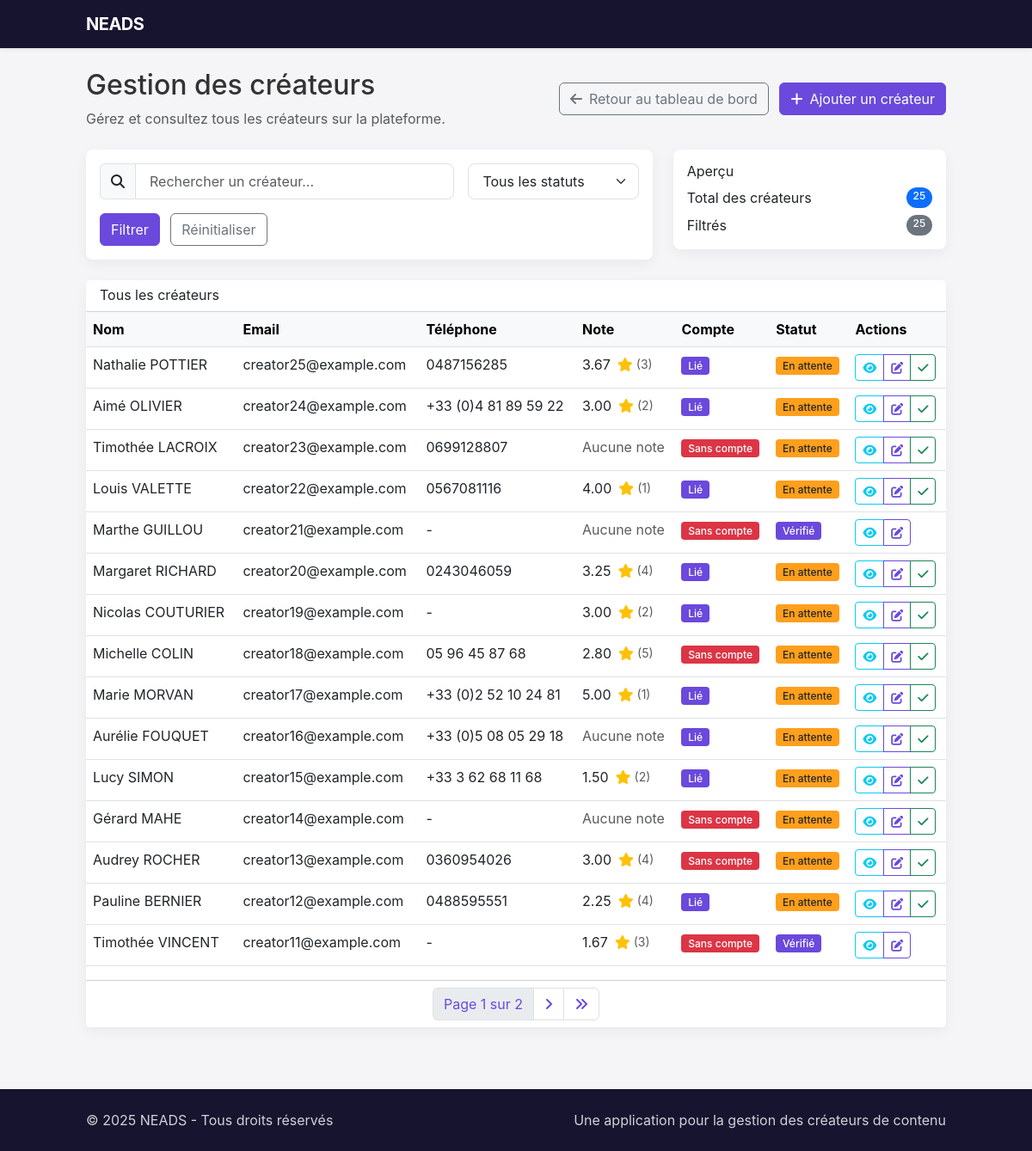
The page /gestion/createurs/ (signed in) on the database as committed earlier.
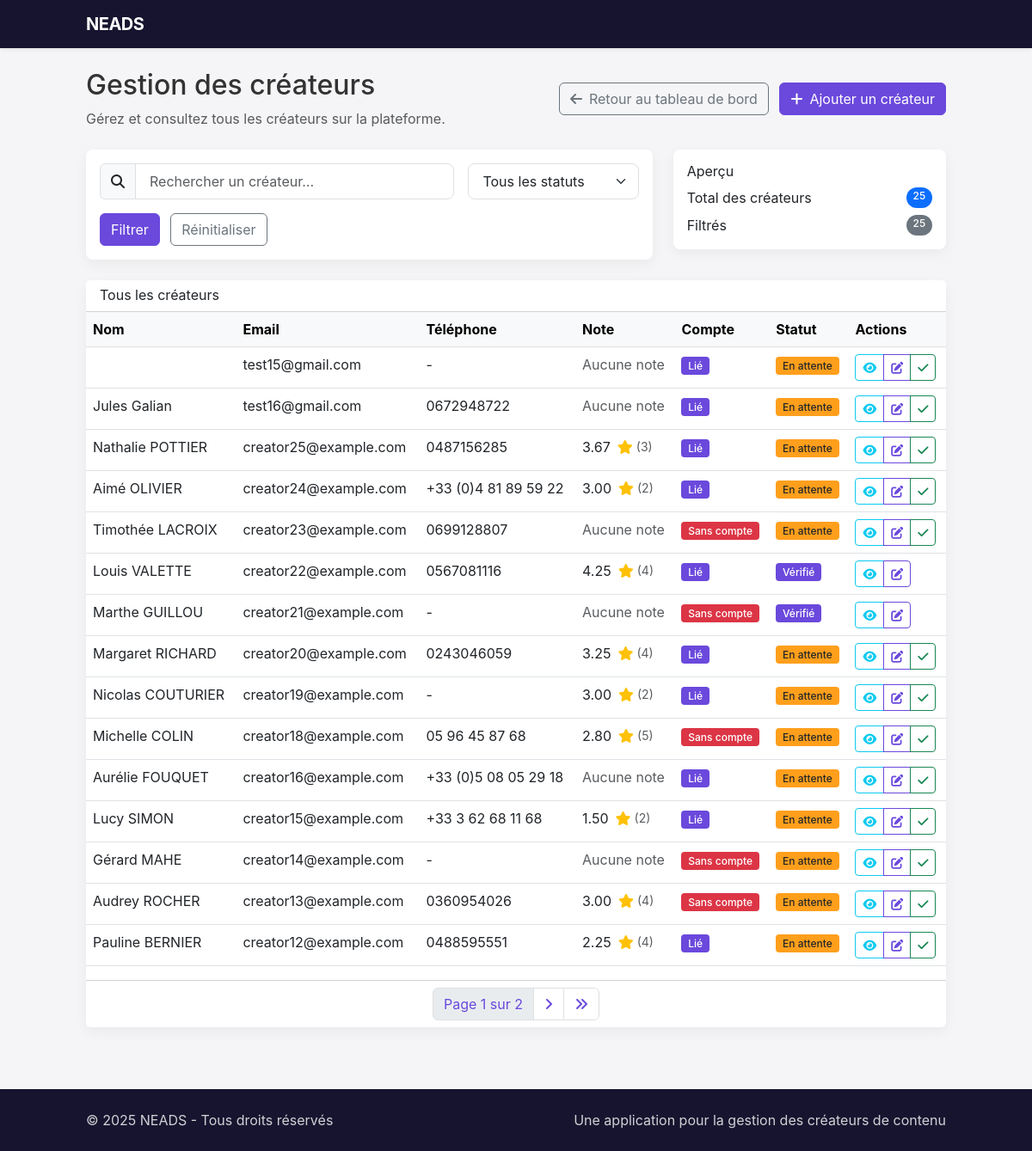
The same page on the database as committed later.
### neads/creators/models.py (models this page shows, shortened)
class Creator(models.Model):
    GENDER_CHOICES = (
        ('M', 'Homme'),
        ('F', 'Femme'),
        ('O', 'Autre'),
    )
    CONTENT_TYPE_CHOICES = (
        ('video', 'Vidéo'),
        ('image', 'Image'),
        ('audio', 'Audio'),
        ('ugc_duo', 'UGC Duo'),
        ('animal', 'Animal'),
    )
    user = models.OneToOneField(User, on_delete=models.SET_NULL, blank=True, null=True, related_name='creator_profile')
    first_name = models.CharField(max_length=50)
    last_name = models.CharField(max_length=50)
    full_name = models.CharField(max_length=100, blank=True)  # Auto-généré
    age = models.PositiveIntegerField(validators=[MinValueValidator(13), MaxValueValidator(100)])
    gender = models.CharField(max_length=1, choices=GENDER_CHOICES)
    featured_image = models.ImageField(upload_to=featured_image_upload_path, blank=True, null=True, verbose_name="Image mise en avant")
    youtube_link = models.URLField(max_length=255, blank=True, null=True, verbose_name="Chaîne YouTube")
    tiktok_link = models.URLField(max_length=255, blank=True, null=True, verbose_name="Profil TikTok")
    instagram_link = models.URLField(max_length=255, blank=True, null=True, verbose_name="Profil Instagram")
    location = models.ForeignKey(Location, on_delete=models.SET_NULL, null=True, related_name='creators')
    email = models.EmailField()
    phone = models.CharField(max_length=20, blank=True, null=True)
    domains = models.ManyToManyField(Domain, related_name='creators')
    bio = models.TextField(blank=True, null=True)
    equipment = models.CharField(max_length=255, blank=True, null=True)
    delivery_time = models.CharField(max_length=50, blank=True, null=True)
    content_types = models.ManyToManyField(ContentType, related_name='creators', blank=True)
    mobility = models.BooleanField(default=False)
    can_invoice = models.BooleanField(default=False)
    previous_clients = models.TextField(blank=True, null=True)
    average_rating = models.DecimalField(max_digits=3, decimal_places=2, default=0.0)
    total_ratings = models.PositiveIntegerField(default=0)
    verified_by_neads = models.BooleanField(default=False)
    created_at = models.DateTimeField(auto_now_add=True)
    updated_at = models.DateTimeField(auto_now=True)
    last_activity = models.DateTimeField(blank=True, null=True)

### neads/core/views.py (the view, shortened to what this page needs)
# urls.py: path('gestion/createurs/', views.creator_list, name='creator_list'),
@login_required
@role_required(['admin', 'consultant'])
def creator_list(request):
    creators = Creator.objects.all().order_by('-created_at')
    verified_filter = request.GET.get('verified')
    if verified_filter == 'true':
        creators = creators.filter(verified_by_neads=True)
    elif verified_filter == 'false':
        creators = creators.filter(verified_by_neads=False)
    search_query = request.GET.get('query')
    paginator = Paginator(creators, 15)  # 15 créateurs par page
    page_number = request.GET.get('page', 1)
    page_obj = paginator.get_page(page_number)
    context = {
        'creators': page_obj,
        'search_query': search_query,
        'verified_filter': verified_filter,
        'total_creators': paginator.count,
    }
    return render(request, 'core/creator_list.html', context)

### neads/core/models.py (called while the page is built)
    def has_role(self, role_name):
        return self.role == role_name

### templates/core/creator_list.html (shortened to what the changed rows need)
{% extends 'base.html' %}
{% block content %}
<div class="row mb-4">
  <div class="col-12">
    <div class="d-flex justify-content-between align-items-center">
      <div>
        <h1 class="h2">Gestion des créateurs</h1>
      </div>
    </div>
  </div>
</div>
<div class="row">
  <div class="col-12">
    <div class="card">
      <div class="card-body p-0">
        <div class="table-responsive">
          <table class="table table-hover">
            <thead class="table-light">
              <tr>
                <th>Nom</th>
                <th>Email</th>
                <th>Téléphone</th>
                <th>Note</th>
                <th>Compte</th>
                <th>Statut</th>
                <th>Actions</th>
              </tr>
            </thead>
            <tbody>
              {% for creator in creators %}
              <tr>
                <td>{{ creator.full_name }}</td>
                <td>{{ creator.email }}</td>
                <td>{{ creator.phone|default:"-" }}</td>
                <td>
                  {% if creator.average_rating > 0 %}
                  <div class="d-flex align-items-center">
                    <span class="me-2">{{ creator.average_rating }}</span>
                    <i class="fas fa-star text-warning"></i>
                    <span class="ms-1 text-muted small">({{ creator.total_ratings }})</span>
                  </div>
                  {% else %}
                  <span class="text-muted">Aucune note</span>
                  {% endif %}
                </td>
                <td>
                  {% if creator.user %}
                  <span class="badge bg-success">Lié</span>
                  {% else %}
                  <span class="badge bg-danger">Sans compte</span>
                  {% endif %}
                </td>
                <td>
                  {% if creator.verified_by_neads %}
                  <span class="badge bg-success">Vérifié</span>
                  {% else %}
                  <span class="badge bg-warning text-dark">En attente</span>
                  {% endif %}
                </td>
                <td>
                  <div class="btn-group" role="group">
                    <a href="{% url 'creator_detail' creator_id=creator.id %}" class="btn btn-sm btn-outline-info" data-bs-toggle="tooltip" title="Voir la fiche">
                      <i class="fas fa-eye"></i>
                    </a>
                    <a href="#" class="btn btn-sm btn-outline-primary" data-bs-toggle="tooltip" title="Modifier">
                      <i class="fas fa-edit"></i>
                    </a>
                    {% if not creator.verified_by_neads %}
                    <a href="#" class="btn btn-sm btn-outline-success" data-bs-toggle="tooltip" title="Vérifier">
                      <i class="fas fa-check"></i>
                    </a>
                    {% endif %}
                  </div>
                </td>
              </tr>
              {% endfor %}
            </tbody>
          </table>
        </div>
      </div>
    </div>
  </div>
</div>
{% endblock %}

Rows that differ between the two databases and show on the page:
removed Creator: full_name "Marie MORVAN", email "creator17@example.com", phone "+33 (0)2 52 10 24 81", average_rating "5.00", total_ratings "1", shows "Lié", verified_by_neads "En attente"
no longer on this page (row unchanged): Creator: full_name "Timothée VINCENT", email "creator11@example.com", phone "-", average_rating "1.67", total_ratings "3", shows "Sans compte", verified_by_neads "Vérifié"
added Creator: email "test15@gmail.com", phone "-", average_rating "Aucune note", shows "Lié", verified_by_neads "En attente"
added Creator: full_name "Jules Galian", email "test16@gmail.com", phone "0672948722", average_rating "Aucune note", shows "Lié", verified_by_neads "En attente"
changed Creator "Louis VALETTE": average_rating "4.00" → "4.25"; total_ratings "1" → "4"; verified_by_neads "En attente" → "Vérifié"
